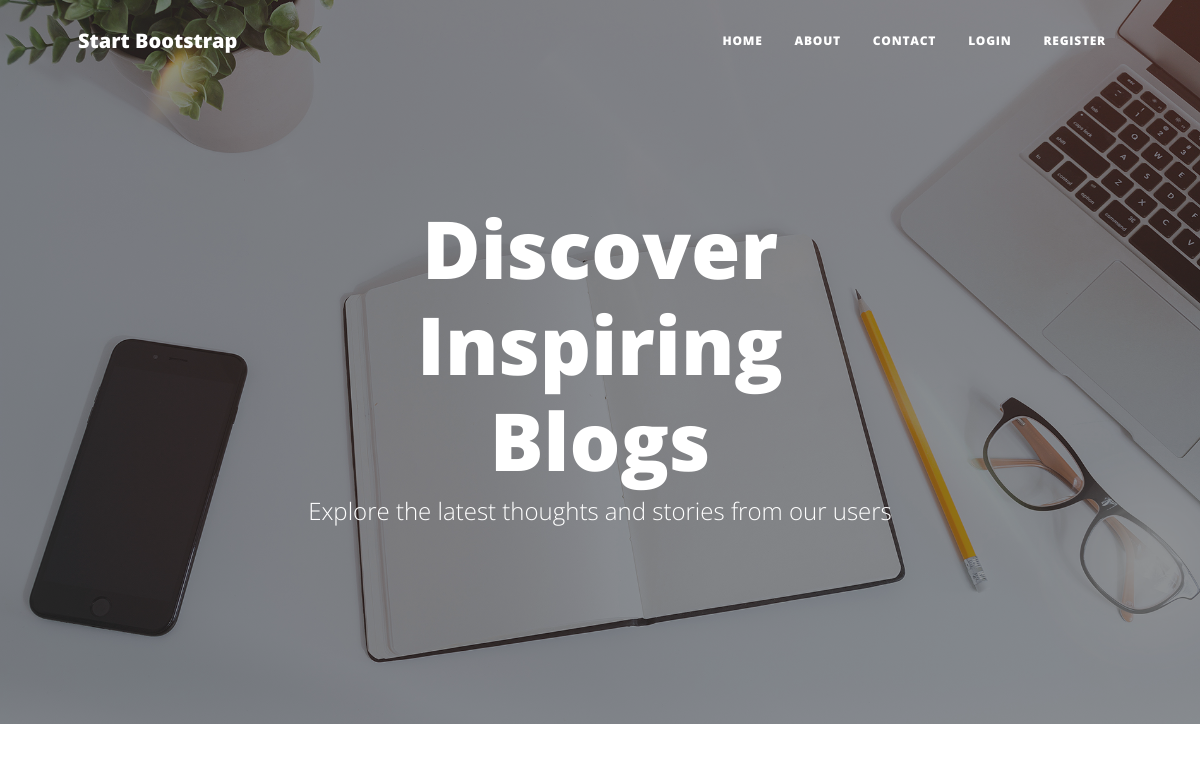
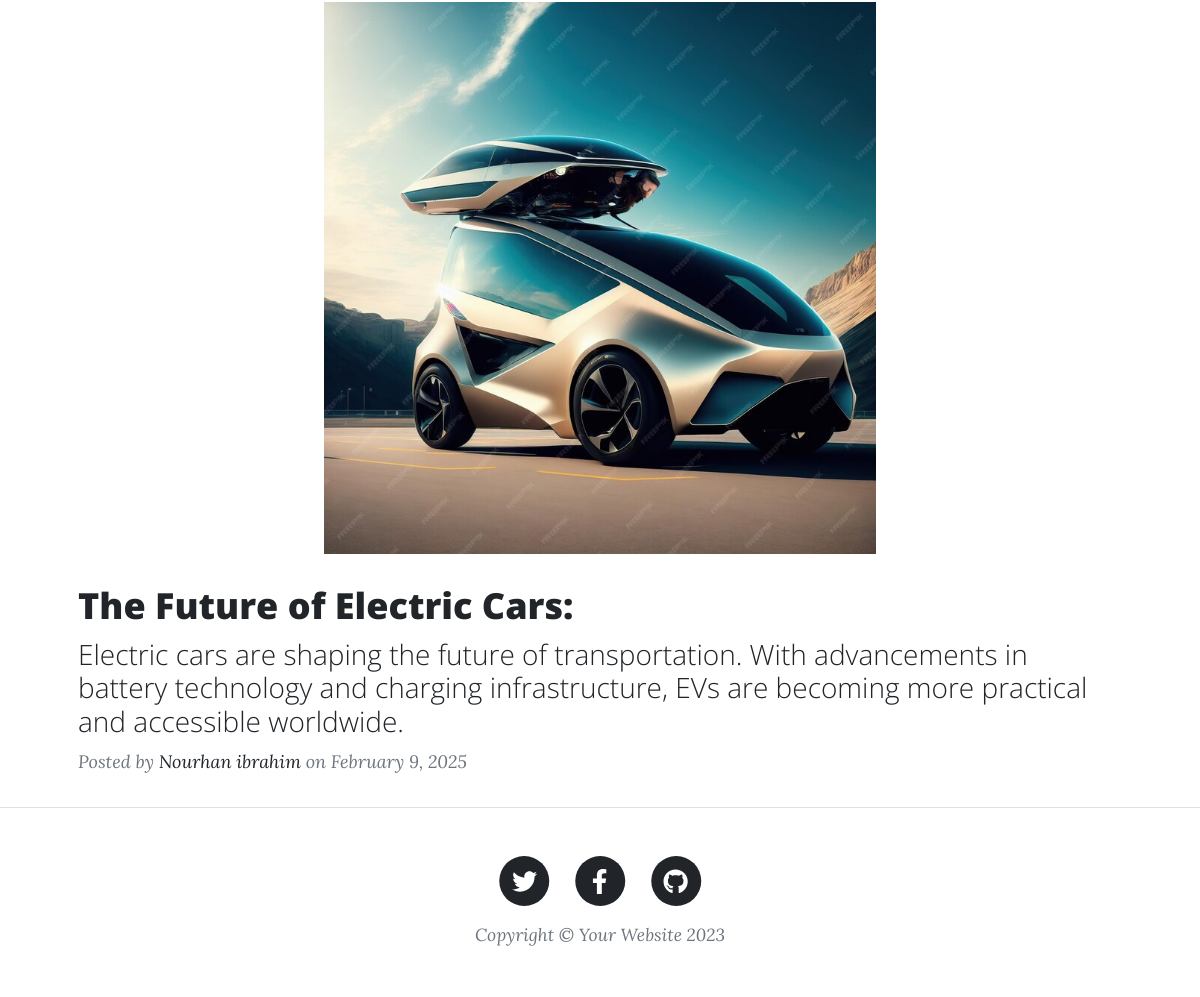
The app's page /index.php?page=single-blog&id=21 with its own data (2 pictures, top to bottom).
### tables this page shows
CREATE TABLE `posts` (
  `id` int(11) NOT NULL,
  `title` varchar(255) DEFAULT NULL,
  `content` text DEFAULT NULL,
  `image` text DEFAULT NULL,
  `created_at` timestamp NOT NULL DEFAULT current_timestamp() ON UPDATE current_timestamp(),
  `user_id` int(11) DEFAULT NULL
);

CREATE TABLE `users` (
  `id` int(11) NOT NULL,
  `name` varchar(255) NOT NULL,
  `email` varchar(255) NOT NULL,
  `password` varchar(255) NOT NULL
);

### view/blog/single-blog.php (the view, shortened to what this page needs)
<header class="masthead" style="background-image: url('assets/img/home-bg.jpg')">
    <div class="container position-relative px-4 px-lg-5">
        <div class="row gx-4 gx-lg-5 justify-content-center">
            <div class="col-md-10 col-lg-8 col-xl-7">
                <div class="site-heading">
                    <h1>Discover Inspiring Blogs</h1>
                    <span class="subheading">Explore the latest thoughts and stories from our users</span>
                </div>
            </div>
        </div>
    </div>
</header>
</body>
<div class="container px-4 px-lg-5">
    <div class="row gx-4 gx-lg-5 justify-content-center">
        <?php
         if ($_GET['id']) {
             $post_id = intval($_GET['id']);
             $sql = "SELECT posts.*, users.name AS author
             FROM posts
              JOIN users ON posts.user_id = users.id
             WHERE posts.id = $post_id";
             $res = mysqli_query($conn, $sql);
             if ($row = mysqli_fetch_assoc($res)) :
                 if (isset($row['image'])):
         ?>
                    <img src="<?= $row['image'] ?>" style="width: 100%; max-width: 600px; height: auto; display: block; margin: auto;" />
                <?php endif; ?>
                <div class="post-preview">
                    <a href="post.html">
                        <h2 class="post-title"><?= $row['title'] ?></h2>
                        <h3 class="post-subtitle"><?= $row['content'] ?></h3>
                    </a>
                    <p class="post-meta">
                        Posted by
                        <a href="#!"><?= htmlspecialchars($row['author']) ?></a>
                        on <?= date('F j, Y', strtotime($row['created_at'])) ?>
                    </p>
                </div>
        <?php else: echo "Blog not found";
             endif;
         } else {
             echo "invaild request";
         } ?>
    </div>
</div>

### records on screen
posts: image (picture), title "The Future of Electric Cars:", content "Electric cars are shaping the future of transportation. With advancements in battery technology and charging infrastructure, EVs are becoming more practical and accessible worldwide.", user.name "Nourhan ibrahim", created_at "February 9, 2025"
